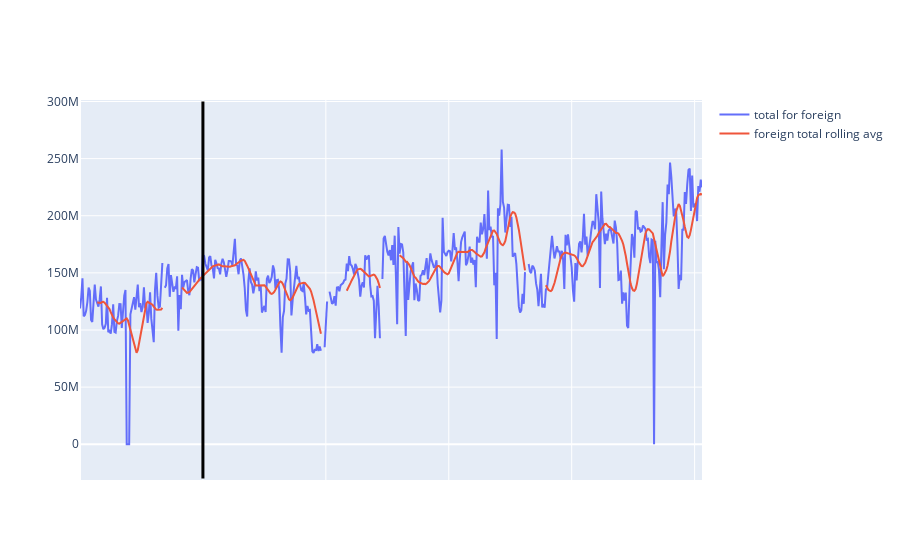

The notebook cell saved with this chart:
### Code cell
fig = go.Figure()
fig.add_trace(go.Scatter(x=combined_df.index,y=combined_df.total_for_foreign,
                        mode='lines',
                        name='total for foreign'))
# fig.add_trace(go.Scatter(x=combined_df.index,y=combined_df.total_cash,
#                         mode='lines',
#                         name='total cash'))
# fig.add_trace(go.Scatter(x=combined_df.index,y=combined_df.grand_total,
#                         mode='lines',
#                         name='grand total'))
fig.add_trace(go.Scatter(x=combined_df.index,y=combined_df.total_for_foreign.rolling(15, win_type='triang').mean(),
                        mode='lines',
                        name='foreign total rolling avg'))

fig.update_xaxes(showticklabels=False)
fig.update_layout(
    shapes=[
        go.layout.Shape(
            type='line',
            x0=100,
            y0=-30000000,
            x1=100,
            y1=300000000,
            line=dict(
                color="black",
                width=3
            ),
            name='Snapback'
        )
    ]
)


fig.show()

### Figure 1 — Plotly figure (JSON) as saved in the notebook; plotly's stock layout.template omitted (floating-point values rounded to 4 significant figures; data arrays with more than 128 entries replaced by an {"elided": "..."} marker saying what was removed)
{"data": [{"mode": "lines", "name": "total for foreign", "type": "scatter", "x": {"elided": "507 int values"}, "y": {"elided": "507 float values"}}, {"mode": "lines", "name": "foreign total rolling avg", "type": "scatter", "x": {"elided": "507 int values"}, "y": {"elided": "507 float values"}}], "layout": {"shapes": [{"line": {"color": "black", "width": 3}, "name": "Snapback", "type": "line", "x0": 100, "x1": 100, "y0": -30000000, "y1": 300000000}], "xaxis": {"showticklabels": false}}}
